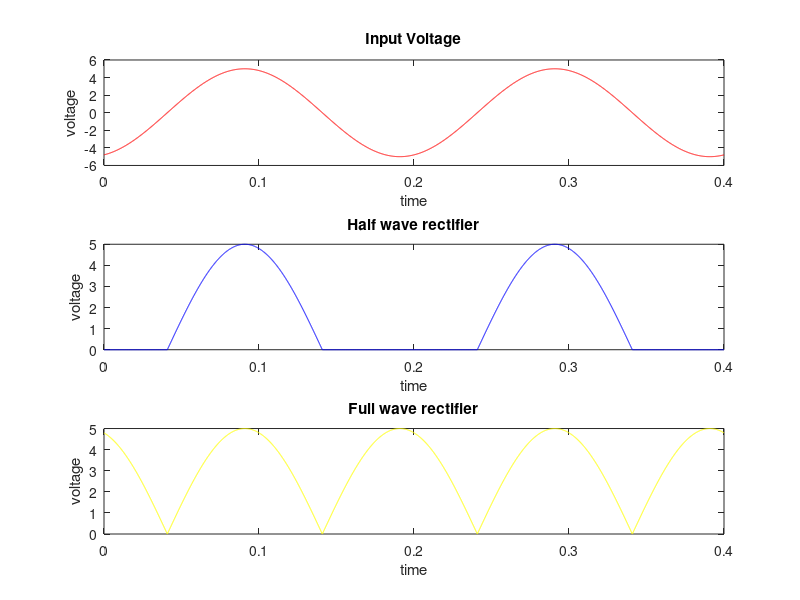

The MATLAB source for this figure:
clear all
close all
clc
% testing input/output
% x=input('Enter a value x_');
% disp(['output is ' num2str(2*x)]);


amplitude=input('Please enter amplitude of signal  ');
freq=input('Please enter frequency of signal   ');
phase=input('Please enter phase in radian  ');
t=0:0.0001:2*(1/freq);
v_in=amplitude*sin(2*pi*freq*t +phase);

subplot(3,1,1)
plot(t,v_in,'r')
title('Input Voltage');
xlabel('time');
ylabel('voltage');

%testing half wave rectifier
for i=1:length(t)
    if (v_in(i)>=0)
        v_out_half(i)=v_in(i);
    else
        v_out_half(i)=0;
    end
end

subplot(3,1,2)
plot(t,v_out_half,'b')
title('Half wave rectifier');
xlabel('time');
ylabel('voltage');

%test for full wave rectifier
for i=1:length(t)
    if (v_in(i)>=0)
        v_out_full(i)=v_in(i);
    else
        v_out_full(i)=abs(v_in(i));
    end
end

subplot(3,1,3)
plot(t,v_out_full,'y');
title('Full wave rectifier');
xlabel('time');
ylabel('voltage');


